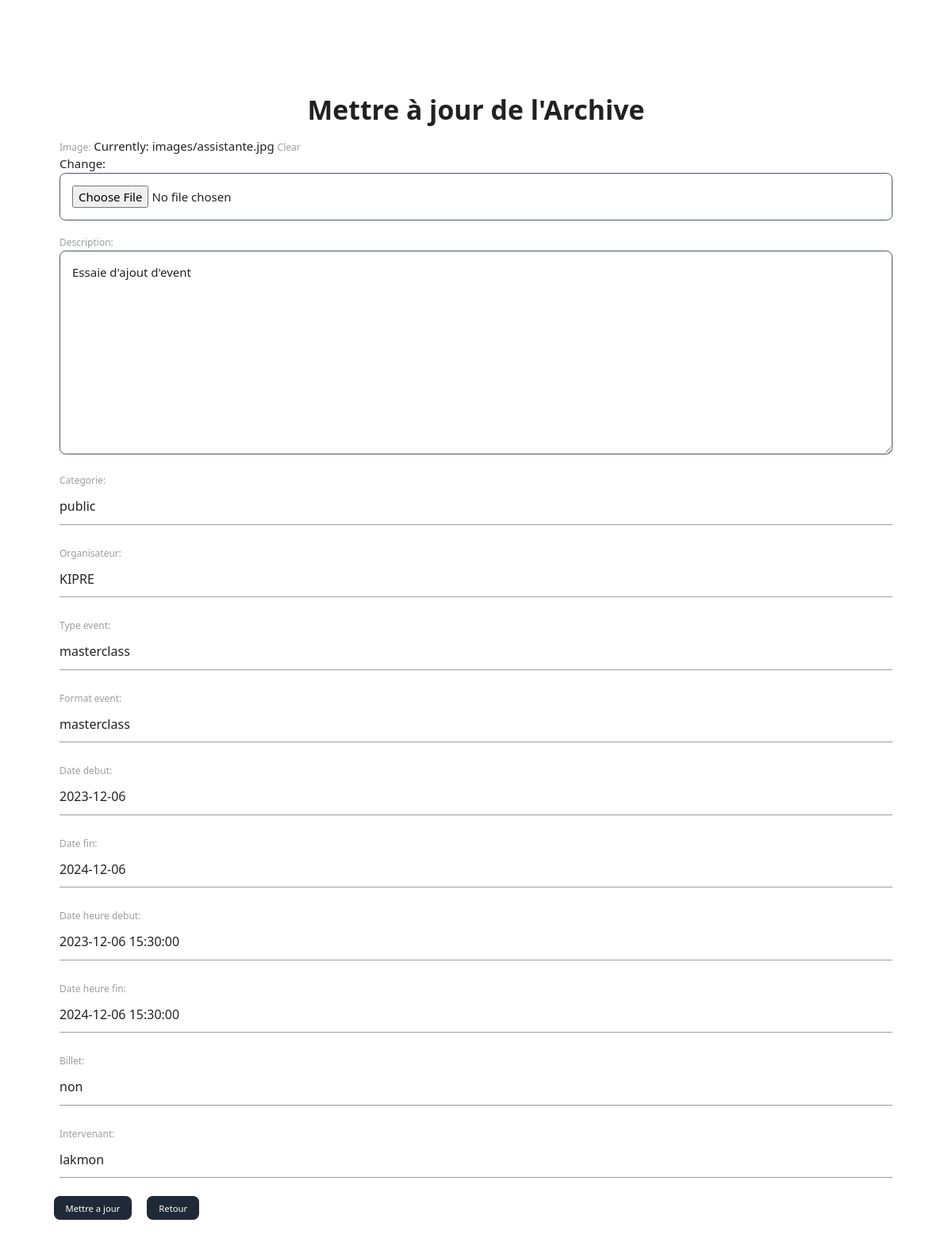
Screenshot of /event/modifie_event/1/ (signed in) with the database file from the repository.
### Event/models.py (models this page shows, shortened)
class Event(models.Model):
    image = models.ImageField(blank=True, null=True, upload_to="images/")
    description = models.TextField(default='', blank=True, null=True)
    categorie = models.CharField(max_length=255, default='')
    organisateur = models.CharField(max_length=255, default='')
    type_event = models.CharField(max_length=255, default='')
    format_event = models.CharField(max_length=255, default='')
    date_debut = models.DateField(null=True, blank=True)
    date_fin = models.DateField(null=True, blank=True)
    date_heure_debut = models.DateTimeField(null=True, blank=True)
    date_heure_fin = models.DateTimeField(null=True, blank=True)
    billet = models.CharField(max_length=255, default='')
    intervenant = models.CharField(max_length=255)
    event_likes = models.ManyToManyField(User, related_name='event_like', default="None", blank="True")
    event_like_count = models.BigIntegerField(default='0')

### Event/views.py (the view)
# urls.py: path('modifie_event/<int:event_id>/', modifie_event, name='modifie_event'),
@login_required
def modifie_event(request, event_id):
    event = get_object_or_404(Event, pk=event_id)
    if request.method =='POST':
        form = EventForm(request.POST, instance=event)
        if form.is_valid():
            form.save()
            return redirect('event:details_Event_admin', event_id=event_id)
    else:
        form = EventForm(instance=event)
    context = {
        'form': form,
        'event': event,
    }
    return render(request, 'event/modifie_event.html', context)

### Event/forms.py
class EventForm(forms.ModelForm):
    class Meta:
        model = Event
        fields = '__all__'
        exclude=('event_likes', 'event_like_count',)

### templates/event/modifie_event.html (shortened to what this page needs)
{% extends 'base/base.html' %}
{% block content %}
{% load crispy_forms_tags %}
{% load widget_tweaks %}
<div class="my-16 py-16 px-16">
    <h2 class="font-bold text-4xl text-center">Mettre à jour de l'Archive</h2>
    <form method="POST" enctype="multipart/form-data">
        {% for field in form.visible_fields %}
            <div class="m-4">
                {{ field.label_tag }}
                {% render_field field class="w-full h-full rounded-lg outline-none border border-solid border-gray-600 rounded-3xl text-base font-normal py-4 px-4 border-b border-gray-400 focus:border-lime-500 focus:border-b-2"|add_class:"my-custom-class" %}
            </div>
        {% endfor %}
        <div>
            <button class="bg-gray-800 text-white text-xs py-2 px-4 mx-2 rounded-lg hover:bg-blue-600 transition">Mettre a jour</button>
            <a href="{% url 'event:details_event_admin' event_id=event.id  %}" class="bg-gray-800 text-white text-xs py-2 px-4 mx-2 rounded-lg hover:bg-blue-600 transition">Retour</a>
        </div>
    </form>
</div>
{% endblock %}

### rows the page displays
Event: description "Essaie d'ajout d'event" "public" "KIPRE" "masterclass" "masterclass" "2023-12-06" "2024-12-06" "2023-12-06 15:30:00" "2024-12-06 15:30:00" "non" "lakmon"

### other values shown
{{ field.label_tag }} "Image:" "Description:" "Categorie:" "Organisateur:" "Type event:" "Format event:" "Date debut:" "Date fin:" "Date heure debut:" "Date heure fin:" "Billet:" "Intervenant:"
